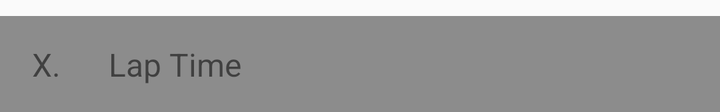
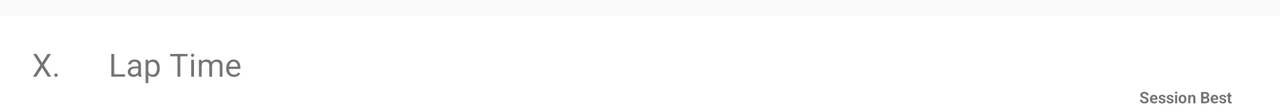

Two renders of one Android screen. The first uses the default layout on a phone; the second uses the alternative layout the repository ships for a different screen configuration, on a matching device. The two XML files are below.
<!-- AndroidManifest.xml: application theme AppTheme -->
<!-- res/layout/lap_list_item.xml -->
<?xml version="1.0" encoding="utf-8"?>
<android.support.constraint.ConstraintLayout  xmlns:android="http://schemas.android.com/apk/res/android"
    xmlns:app="http://schemas.android.com/apk/res-auto"
    xmlns:tools="http://schemas.android.com/tools"
    android:orientation="horizontal"
    android:layout_width="match_parent"
    android:layout_height="48dp"
    android:layout_marginTop="8dp"
    android:background="@color/colorAccent"
    android:gravity="center_vertical">

    <TextView
        android:id="@+id/lapTime"
        android:layout_width="wrap_content"
        android:layout_height="wrap_content"
        android:text="Lap Time"
        android:textSize="16sp"
        app:layout_constraintLeft_toRightOf="@+id/lapNumber"
        android:layout_marginLeft="24dp"
        app:layout_constraintTop_toTopOf="parent"
        android:layout_marginTop="8dp"
        app:layout_constraintBottom_toBottomOf="parent"
        android:layout_marginBottom="8dp" />

    <TextView
        android:id="@+id/lapNumber"
        android:layout_width="wrap_content"
        android:layout_height="wrap_content"
        android:text="X."
        android:textSize="16sp"
        android:layout_marginLeft="16dp"
        app:layout_constraintLeft_toLeftOf="parent"
        app:layout_constraintTop_toTopOf="parent"
        android:layout_marginTop="8dp"
        app:layout_constraintBottom_toBottomOf="parent"
        android:layout_marginBottom="8dp" />
</android.support.constraint.ConstraintLayout>
<!-- resources referenced by this layout -->
<resources>
  <color name="colorAccent">#8c8c8c</color>
  <style name="AppTheme" parent="Theme.AppCompat.Light.DarkActionBar">
          
          <item name="colorPrimary">@color/colorPrimary</item>
          <item name="colorPrimaryDark">@color/colorPrimaryDark</item>
          <item name="colorAccent">@color/colorAccent</item>
          <item name="preferenceTheme">@style/PreferenceThemeOverlay</item>
  
      </style>
  <color name="colorPrimary">#E53935</color>
  <color name="colorPrimaryDark">#D32F2F</color>
</resources>
<!-- res/layout-land/lap_list_item.xml (the repository's variant of the layout above) -->
<!-- drawn on the phone turned sideways -->
<?xml version="1.0" encoding="utf-8"?>
<android.support.constraint.ConstraintLayout  xmlns:android="http://schemas.android.com/apk/res/android"
    xmlns:app="http://schemas.android.com/apk/res-auto"
    xmlns:tools="http://schemas.android.com/tools"
    android:orientation="horizontal"
    android:layout_width="match_parent"
    android:layout_height="48dp"
    android:layout_marginTop="8dp"
    android:background="@drawable/list_item_selector"
    android:gravity="center_vertical">

    <TextView
        android:id="@+id/lapTime"
        android:layout_width="wrap_content"
        android:layout_height="wrap_content"
        android:text="Lap Time"
        android:textSize="16sp"
        app:layout_constraintLeft_toRightOf="@+id/lapNumber"
        android:layout_marginLeft="24dp"
        app:layout_constraintTop_toTopOf="parent"
        android:layout_marginTop="8dp"
        app:layout_constraintBottom_toBottomOf="parent"
        android:layout_marginBottom="8dp" />

    <TextView
        android:id="@+id/lapNumber"
        android:layout_width="wrap_content"
        android:layout_height="wrap_content"
        android:text="X."
        android:textSize="16sp"
        android:layout_marginLeft="16dp"
        app:layout_constraintLeft_toLeftOf="parent"
        app:layout_constraintTop_toTopOf="parent"
        android:layout_marginTop="8dp"
        app:layout_constraintBottom_toBottomOf="parent"
        android:layout_marginBottom="8dp" />

    <ImageView
        android:id="@+id/bestLapImage"
        android:layout_width="32dp"
        android:layout_height="31dp"
        app:srcCompat="@drawable/trophy"
        app:layout_constraintTop_toTopOf="parent"
        android:layout_marginTop="4dp"
        android:layout_marginRight="32dp"
        app:layout_constraintVertical_bias="1.0"
        app:layout_constraintRight_toRightOf="parent" />

    <TextView
        android:id="@+id/bestLapText"
        android:layout_width="wrap_content"
        android:layout_height="wrap_content"
        android:text="Session Best"
        android:textSize="8sp"
        android:textStyle="bold"
        android:layout_marginTop="0dp"
        app:layout_constraintTop_toBottomOf="@+id/bestLapImage"
        android:layout_marginRight="24dp"
        app:layout_constraintRight_toRightOf="parent" />
</android.support.constraint.ConstraintLayout>
<!-- resources referenced by the variant -->
<!-- as the phone turned sideways resolves them -->
<resources>
  <!-- drawable list_item_selector (drawable) -->
  <?xml version="1.0" encoding="utf-8"?>
  <selector xmlns:android="http://schemas.android.com/apk/res/android">
  
      <item android:drawable="@color/colorAccent" android:state_pressed="true"/>
      <item android:drawable="@color/colorAccent" android:state_activated="true"/>
      <item android:drawable="@color/colorAccent" android:state_selected="true"/>
  
      <item android:drawable="@color/color_title_text"/>
  
  </selector>
  <style name="AppTheme" parent="Theme.AppCompat.Light.DarkActionBar">
          
          <item name="colorPrimary">@color/colorPrimary</item>
          <item name="colorPrimaryDark">@color/colorPrimaryDark</item>
          <item name="colorAccent">@color/colorAccent</item>
          <item name="preferenceTheme">@style/PreferenceThemeOverlay</item>
  
      </style>
  <color name="colorAccent">#8c8c8c</color>
  <color name="color_title_text">#FFFFFF</color>
  <color name="colorPrimary">#E53935</color>
  <color name="colorPrimaryDark">#D32F2F</color>
</resources>
